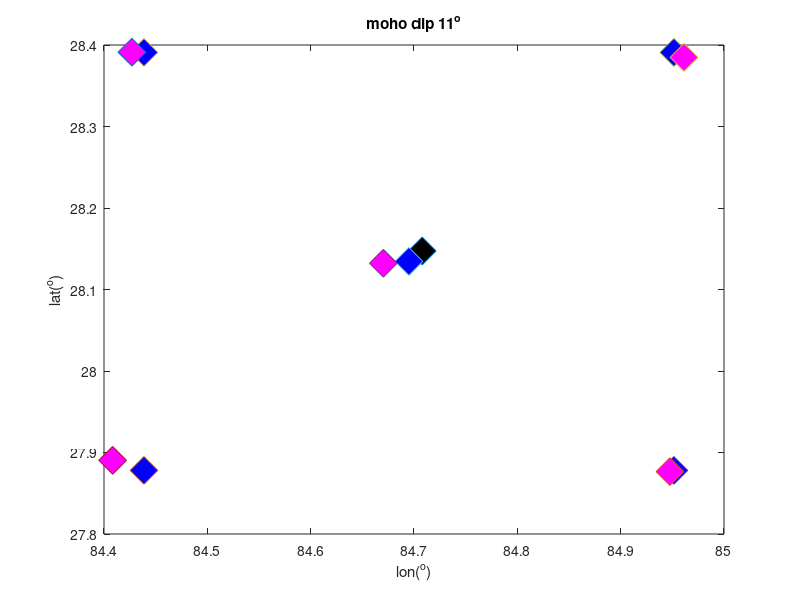

Write MATLAB code to recreate this figure.
ep_lat = 28.1473; 
ep_lon = 84.7079;
bparea_span = [-0.5, 0.5; -0.5, 0.5];
bpgrid_x_vec = linspace(ep_lon + bparea_span(1, 1), ep_lon + bparea_span(1,2), 40);
bpgrid_y_vec = linspace(ep_lat + bparea_span(2, 1), ep_lat + bparea_span(2, 2), 40);
x_origin_10 = bpgrid_x_vec(10);
y_origin_10 = bpgrid_y_vec(10);
x_origin_30 = bpgrid_x_vec(30);
y_origin_30 = bpgrid_y_vec(30);
x_origin_20 = bpgrid_x_vec(20);
y_origin_20 = bpgrid_y_vec(20);
x_origin_ep = 0.5*(bpgrid_x_vec(20)+bpgrid_x_vec(21));
y_origin_ep = 0.5*(bpgrid_y_vec(20)+bpgrid_y_vec(21));
figure;
box on;
hold on;
plot(ep_lon, ep_lat, 'd', 'MarkerSize', 20,'MarkerFaceColor', 'k');
plot(x_origin_10, y_origin_10, 'd', 'MarkerSize', 20,'MarkerFaceColor', 'b');
plot(x_origin_10, y_origin_30, 'd', 'MarkerSize', 20,'MarkerFaceColor', 'b');
plot(x_origin_30, y_origin_10, 'd', 'MarkerSize', 20,'MarkerFaceColor', 'b');
plot(x_origin_30, y_origin_30, 'd', 'MarkerSize', 20,'MarkerFaceColor', 'b');
plot(x_origin_20, y_origin_20, 'd', 'MarkerSize', 20,'MarkerFaceColor', 'b');
title('moho dip 11^o');
xlabel('lon(^o)');
ylabel('lat(^o)');

%bp_test_x = 84.72365; center
%bp_test_y = 28.1391;
%bp_test_x = 85.14576; %11 31

%bp_test_y = 27.58971;
% bp_test_x = 85.48077; +-0.5 resultc
% bp_test_y = 27.49618;

%bp_test_x = 85.22667;
%bp_test_y = 27.6239;
a_1010 = importdata('logfile_eutest_x10y10_dip11.dat');
[b, in] = max(a_1010(:, 4));
bp_test_y_1010 = a_1010(in, 2); % 28.60331;
bp_test_x_1010 = a_1010(in, 3); % 84.16469;
plot(bp_test_x_1010, bp_test_y_1010, 'd', 'MarkerSize', 20,'MarkerFaceColor', 'm');

a_1030 = importdata('logfile_eutest_x10y30_dip11.dat');
[b, in] = max(a_1030(:, 4));
bp_test_y_1030 = a_1030(in, 2);
bp_test_x_1030 = a_1030(in, 3);
plot(bp_test_x_1030, bp_test_y_1030, 'd', 'MarkerSize', 20, 'MarkerFaceColor', 'm');

a_3010 = importdata('logfile_eutest_x30y10_dip11.dat');
[b, in] = max(a_3010(:, 4));
bp_test_y_3010 = a_3010(in, 2);
bp_test_x_3010 = a_3010(in, 3);
plot(bp_test_x_3010, bp_test_y_3010, 'd', 'MarkerSize', 20, 'MarkerFaceColor', 'm');

a_3030 = importdata('logfile_eutest_x30y30_dip11.dat');
[b, in] = max(a_3030(:, 4));
bp_test_y_3030 = a_3030(in, 2);
bp_test_x_3030 = a_3030(in, 3);
plot(bp_test_x_3030, bp_test_y_3030, 'd', 'MarkerSize', 20, 'MarkerFaceColor', 'm');

a_2020 = importdata('logfile_eutest_x20y20_dip11.dat');
[b, in] = max(a_2020(:, 4));
bp_test_y_2020 = a_2020(in, 2);
bp_test_x_2020 = a_2020(in, 3);
plot(bp_test_x_2020, bp_test_y_2020, 'd', 'MarkerSize', 20, 'MarkerFaceColor', 'm');

saveas(gcf, '/Users/lwen/Desktop/dip11_5locations', 'png');
